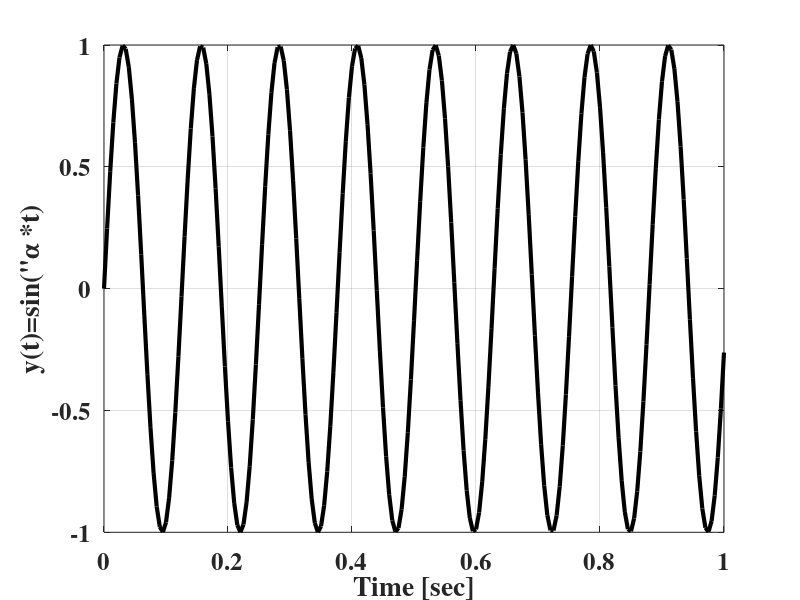

MATLAB code to generate this figure:
clc
close all
% This is a script to plot the function y=sin(alpha*t).
% The value of alpha must exist in the workspace prior to invoking the
%script
alpha=50;
t=[0:0.005:1]';
y=sin(alpha*t);
plot(t,y,'black','LineWidth',3)
xlabel('Time [sec]','FontWeight','bold','FontName','times','FontSize',18)
ylabel('y(t)=sin("\alpha *t)','FontWeight','bold','FontName','times','FontSize',18)

% set([X,Y,L],'FontName','times','FontSize',18)
set(findall(gcf,'type','axes'),'FontSize',18,'FontName','Times','FontWeight','bold');
grid